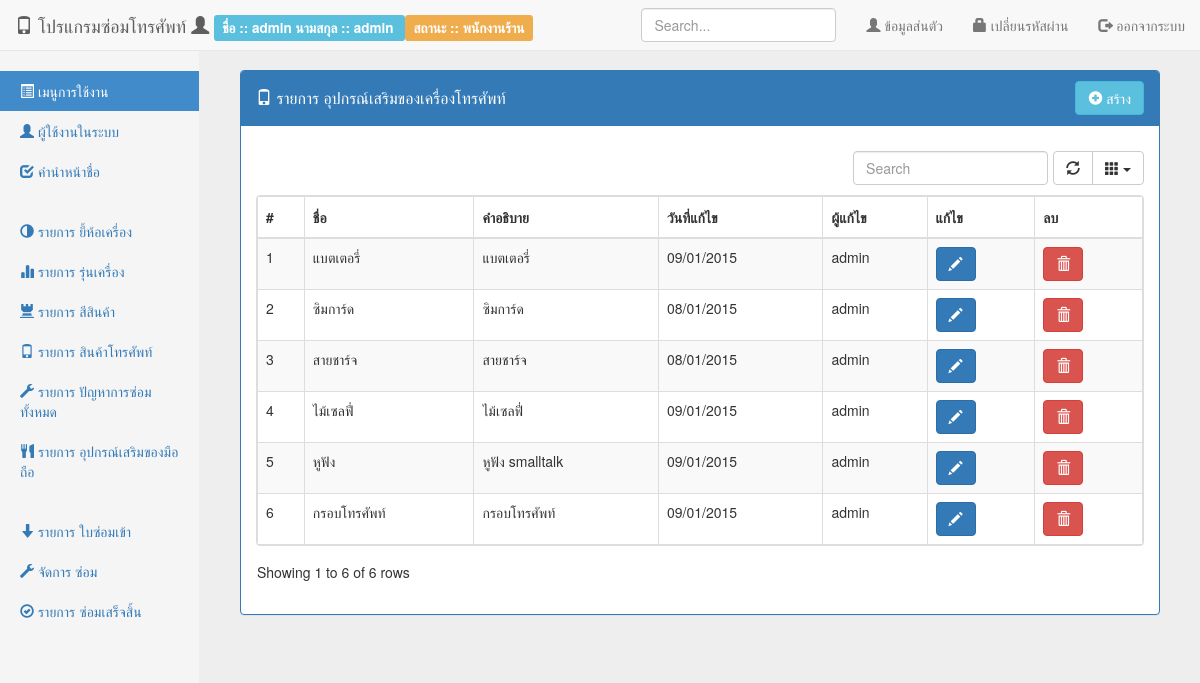
The page /src/back/index.php?page=list-accessory (signed in) on the database as committed earlier.
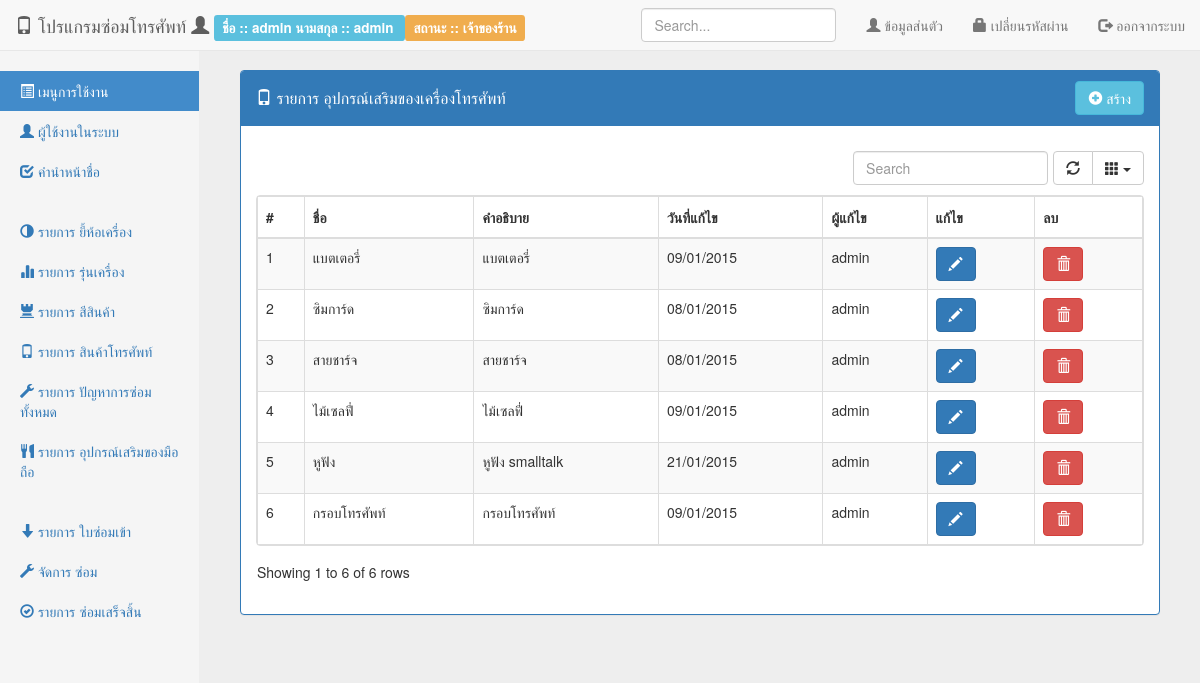
The same page on the database as committed later.
### tables this page shows
CREATE TABLE IF NOT EXISTS `accessory` (
  `acc_id` int(11) NOT NULL AUTO_INCREMENT COMMENT 'รหัสอุปกรณ์เสริม',
  `acc_name` varchar(100) NOT NULL COMMENT 'ชื่ออุปกรณ์เสริม',
  `acc_desc` text NOT NULL COMMENT 'คำอธิบายอุปกรณ์เสริม',
  `acc_createdate` timestamp NOT NULL DEFAULT CURRENT_TIMESTAMP COMMENT 'วันที่สร้างอุปกรณ์เสริม',
  `acc_createby` int(11) NOT NULL COMMENT 'ผู้สร้างอุปกรณ์เสริม',
  `acc_updatedate` timestamp NOT NULL DEFAULT CURRENT_TIMESTAMP COMMENT 'วันที่แก้ไขอุปกรณ์เสริม',
  `acc_updateby` int(11) NOT NULL COMMENT 'ผู้แก้ไขอุปกรณ์เสริม',
  PRIMARY KEY (`acc_id`)
);

CREATE TABLE IF NOT EXISTS `person` (
  `per_id` int(11) NOT NULL AUTO_INCREMENT,
  `per_status` int(2) NOT NULL COMMENT ' ''1'' => ''พนักงานร้าน'',         ''2'' => ''พนักงานซ่อม'',         ''3'' => ''เจ้าของร้าน'',         ''4'' => ''ลูกค้า'',',
  `per_fname` varchar(50) NOT NULL,
  `per_lname` varchar(50) NOT NULL,
  `per_username` varchar(50) NOT NULL,
  `per_password` varchar(50) NOT NULL,
  `per_idcard` varchar(15) NOT NULL,
  `per_address` text NOT NULL,
  `per_mobile` varchar(50) NOT NULL,
  `per_email` varchar(50) NOT NULL,
  `per_createdate` timestamp NOT NULL DEFAULT CURRENT_TIMESTAMP,
  `per_createby` int(11) NOT NULL,
  `per_updatedate` timestamp NOT NULL DEFAULT CURRENT_TIMESTAMP,
  `per_updateby` int(11) NOT NULL,
  PRIMARY KEY (`per_id`),
  UNIQUE KEY `per_idcard` (`per_idcard`),
  KEY `per_idcard_2` (`per_idcard`)
);

### src/config/extension.php (called while the page is built, shortened)
<?php
function format_date($format, $date) {
    $date_format = new DateTime($date);
    $new_date = $date_format->format($format);
    return $new_date;
}
function listPersonStatus() {
    return array(
        '1' => 'พนักงานร้าน',
        '2' => 'พนักงานซ่อม',
        '3' => 'เจ้าของร้าน',
        '4' => 'ลูกค้า',
    );
}
function getDataList($params, $list) {
    $array = $list;
    if (!empty($params)):
        $result = "";
        foreach ($array as $key => $value):
            if ($key == $params):
                $result = $value;
            endif;
        endforeach;
        return $result;
    endif;
}

### src/back/list-accessory.php (the view, shortened to what this page needs)
<div class="panel panel-primary">
    <div class="panel-heading clearfix">
        <h4 class="panel-title pull-left" style="padding-top: 7.5px;">
            <i class="glyphicon glyphicon-phone"></i> รายการ อุปกรณ์เสริมของเครื่องโทรศัพท์
        </h4>
        <div class="btn-group pull-right">
            <a href="index.php?page=frm-accessory" class="btn btn-info">
                <i class="glyphicon glyphicon-plus-sign"></i> สร้าง
            </a>
        </div>
    </div>
    <div class="panel-body">
        <div class="table-responsive">
            <table class="table table-striped table-bordered dataTable">
                <thead>
                    <tr>
                        <th>#</th>
                        <th>ชื่อ</th>
                        <th>คำอธิบาย</th>
                        <th>วันที่แก้ไข</th>
                        <th>ผู้แก้ไข</th>
                        <th>แก้ไข</th>
                        <th>ลบ</th>
                    </tr>
                </thead>
                <tbody>
                    <?php
                    $sql_accessory = "SELECT * FROM accessory b";
                    $sql_accessory .= " JOIN person p ON p.per_id = b.acc_updateby";
                    $sql_accessory .= " ORDER BY b.acc_id";
                    $query_accessory = mysql_query($sql_accessory) or die(mysql_error());
                    $row = 1;
                    while ($data = mysql_fetch_array($query_accessory)):
                        ?>
                        <tr>
                            <td><?= $row ?></td>
                            <td><?= $data['acc_name'] ?></td>
                            <td><?= $data['acc_desc'] ?></td>
                            <td><?= format_date('d/m/Y', $data['acc_updatedate']) ?></td>
                            <td><?= $data['per_fname'] ?></td>
                            <td>
                                <a href="index.php?page=frm-accessory&id=<?= $data['acc_id'] ?>" class="btn btn-primary">
                                    <i class="glyphicon glyphicon-pencil"></i>
                                </a>
                            </td>
                            <td>
                                <button type="button" class="btn btn-danger" onclick="delete_data(<?= $data['acc_id'] ?>, '../action/accessory.php?method=delete')">
                                    <i class="glyphicon glyphicon-trash"></i>
                                </button>
                            </td>
                        </tr>
                        <?php
                        $row++;
                    endwhile;
                    ?>
                </tbody>
            </table>
        </div>
    </div>
</div>

### src/back/menu-top.php (shortened to what this page needs)
<?php
$per_fname = '';
$per_lname = '';
$per_status = '';
if (!empty($_SESSION['person'])):
    $person = $_SESSION['person'];
    $per_fname = $person['per_fname'];
    $per_lname = $person['per_lname'];
    $per_status = $person['per_status'];
endif;
?>
<div class="navbar navbar-default navbar-fixed-top" role="navigation">
    <div class="container-fluid">
        <div class="navbar-header">
            <a class="navbar-brand" href="#">
                <i class="glyphicon glyphicon-phone"></i> โปรแกรมซ่อมโทรศัพท์
                <i class="glyphicon glyphicon-user"></i>
                <div class="label label-info">
                    <?= ' ชื่อ :: ' . $per_fname . '   นามสกุล :: ' . $per_lname ?>
                </div>
                <div class="label label-warning">
                    <?= ' สถานะ :: ' . getDataList($per_status, listPersonStatus()) ?>
                </div>
            </a>
        </div>
        <div class="navbar-collapse collapse">
            <ul class="nav navbar-nav navbar-right">
                <li>
                    <a href="#" data-toggle="modal" data-target="#modal-profile">
                        <i class="glyphicon glyphicon-user"></i> ข้อมูลส่นตัว
                    </a>
                </li>
                <li>
                    <a href="#" id="btn-changpassword" data-toggle="modal" data-target="#modal-chang_password">
                        <i class="glyphicon glyphicon-lock"></i>  เปลี่ยนรหัสผ่าน
                    </a>
                </li>
                <li><a href="#" onclick="logout()"><i class="glyphicon glyphicon-log-out"></i> ออกจากระบบ</a></li>
            </ul>
            <form class="navbar-form navbar-right">
                <input type="text" class="form-control" placeholder="Search...">
            </form>
        </div>
    </div>
</div>

Rows that differ between the two databases and show on the page:
changed accessory "หูฟัง smalltalk": acc_updatedate "09/01/2015" → "21/01/2015"
Other text that changed with them:
getDataList($per_status, listPersonStatus()): "พนักงานร้าน" → "เจ้าของร้าน"
